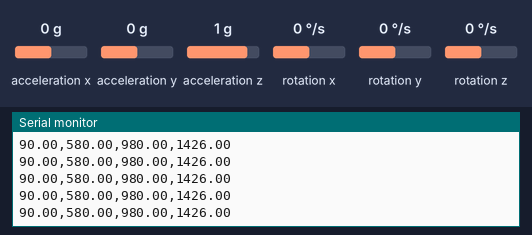
This sketch was run on a simulated Arduino Uno, built with avr-gcc and run on an emulated ATmega328P. Shown: the last lines printed to the serial monitor. Wiring (inferred from the names in the program): MPU-6050 motion sensor at I2C address 0x68. Inputs (shaded band) come from the test bench; at power-on: acceleration x 0 g, acceleration z 1 g, acceleration y 0 g, rotation x 0 °/s, rotation y 0 °/s, rotation z 0 °/s.

Above: at 1.2 s.
1.3 s: acceleration x set to -1.4 g
At 2.0 s:
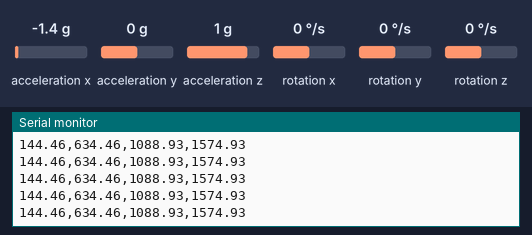
4.3 s: acceleration x set to 0 g
At 5.3 s:
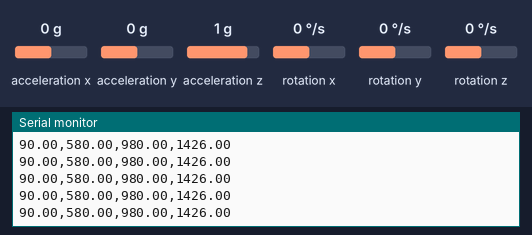
7.3 s: acceleration z set to 0 g
At 7.9 s:
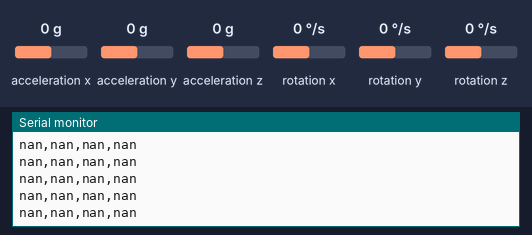
9.2 s: acceleration y set to -1.4 g
At 9.8 s:
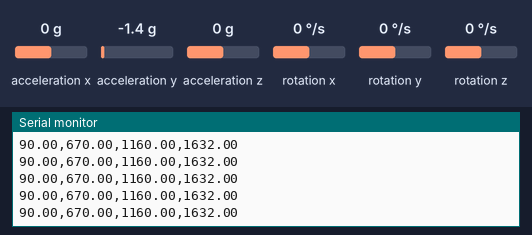
12.2 s: acceleration y set to 0 g
At 13.2 s:
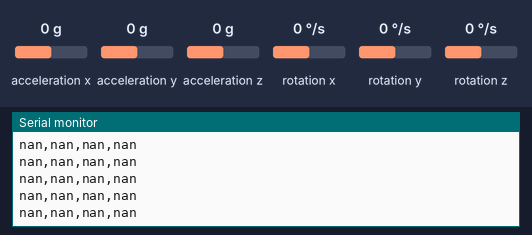
Timing chart, 0 to 15.2 s (numbered marks = the images above; inputs shaded):
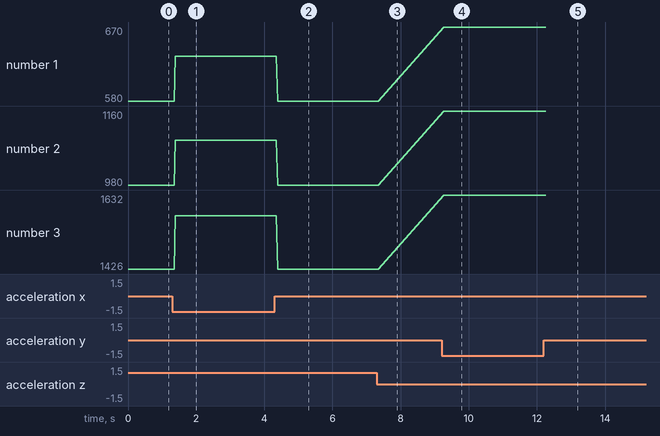

The sketch:

raw.ino
```cpp
#include <MPU6050.h>
#include <helper_3dmath.h>
#include <I2Cdev.h>

// Modified version of (c) Michael Schoeffler 2017, http://www.mschoeffler.de

#include "Wire.h" // This library allows you to communicate with I2C devices.


const int MPU_ADDR = 0x68; // I2C address of the MPU-6050. If AD0 pin is set to HIGH, the I2C address will be 0x69.

int16_t accelerometer_x, accelerometer_y, accelerometer_z; // variables for accelerometer raw data
int16_t gyro_x, gyro_y, gyro_z; // variables for gyro raw data
int16_t temperature; // variables for temperature data


void setup() {
	Serial.begin(9600);
	Wire.begin();
	Wire.beginTransmission(MPU_ADDR); // Begins a transmission to the I2C slave (GY-521 board)
	Wire.write(0x6B); // PWR_MGMT_1 register
	Wire.write(0); // set to zero (wakes up the MPU-6050)
	Wire.endTransmission(true);
}
void loop() {
	Wire.beginTransmission(MPU_ADDR);
	Wire.write(0x3B); // starting with register 0x3B (ACCEL_XOUT_H) [MPU-6000 and MPU-6050 Register Map and Descriptions Revision 4.2, p.40]
	Wire.endTransmission(false); // the parameter indicates that the Arduino will send a restart. As a result, the connection is kept active.
	Wire.requestFrom(MPU_ADDR, 7 * 2, true); // request a total of 7*2=14 registers

	// "Wire.read()<<8 | Wire.read();" means two registers are read and stored in the same variable
	accelerometer_x = Wire.read() << 8 | Wire.read(); // reading registers: 0x3B (ACCEL_XOUT_H) and 0x3C (ACCEL_XOUT_L)
	accelerometer_y = Wire.read() << 8 | Wire.read(); // reading registers: 0x3D (ACCEL_YOUT_H) and 0x3E (ACCEL_YOUT_L)
	accelerometer_z = Wire.read() << 8 | Wire.read(); // reading registers: 0x3F (ACCEL_ZOUT_H) and 0x40 (ACCEL_ZOUT_L)
	temperature = Wire.read() << 8 | Wire.read(); // reading registers: 0x41 (TEMP_OUT_H) and 0x42 (TEMP_OUT_L)
	gyro_x = Wire.read() << 8 | Wire.read(); // reading registers: 0x43 (GYRO_XOUT_H) and 0x44 (GYRO_XOUT_L)
	gyro_y = Wire.read() << 8 | Wire.read(); // reading registers: 0x45 (GYRO_YOUT_H) and 0x46 (GYRO_YOUT_L)
	gyro_z = Wire.read() << 8 | Wire.read(); // reading registers: 0x47 (GYRO_ZOUT_H) and 0x48 (GYRO_ZOUT_L)

	//TODO: Your code goes here
	float acc_x = accelerometer_x;
	float acc_y = accelerometer_y;
	float acc_z = accelerometer_z;
	float norm = sqrt(acc_x * acc_x + acc_y * acc_y + acc_z * acc_z);


	float x_angle = acos((float)accelerometer_x / norm) * (180 / M_PI);
	float y_angle = acos((float)accelerometer_y / norm) * (180 / M_PI);
	float z_angle = acos((float)accelerometer_z / norm) * (180 / M_PI);

	Serial.print(x_angle);
	Serial.print(",");
	y_angle = 400 + y_angle + x_angle;
	Serial.print(y_angle);
	Serial.print(",");
	z_angle = 400 + z_angle + y_angle;
	Serial.print(z_angle);
	Serial.print(",");
	// here we subtract 1600 from z_accelerometer
	acc_z = accelerometer_z - 1600;
	norm = sqrt(acc_x * acc_x + acc_y * acc_y + acc_z * acc_z);
	accelerometer_z = accelerometer_z - 1600;
	norm = map(norm, 0, 113510, 0, 360);
	norm = 400 + norm + z_angle;
	Serial.println(norm);

	delay(2);
}
```

Measured:
- after the input at 1.3 s, the serial monitor: prints a new line after 0.09 s (image 1)
- after the input at 7.3 s, the serial monitor: prints a new line after 0.07 s (image 3)
- after the input at 9.2 s, the serial monitor: prints a new line after 0.07 s (image 4)
- plotted number 1: 580 → 634.46 after the input at 1.3 s, 580 → 670 after the input at 9.2 s
- plotted number 2: 980 → 1088.93 after the input at 1.3 s, 980 → 1160 after the input at 9.2 s
- plotted number 3: 1426 → 1574.93 after the input at 1.3 s, 1426 → 1632 after the input at 9.2 s
